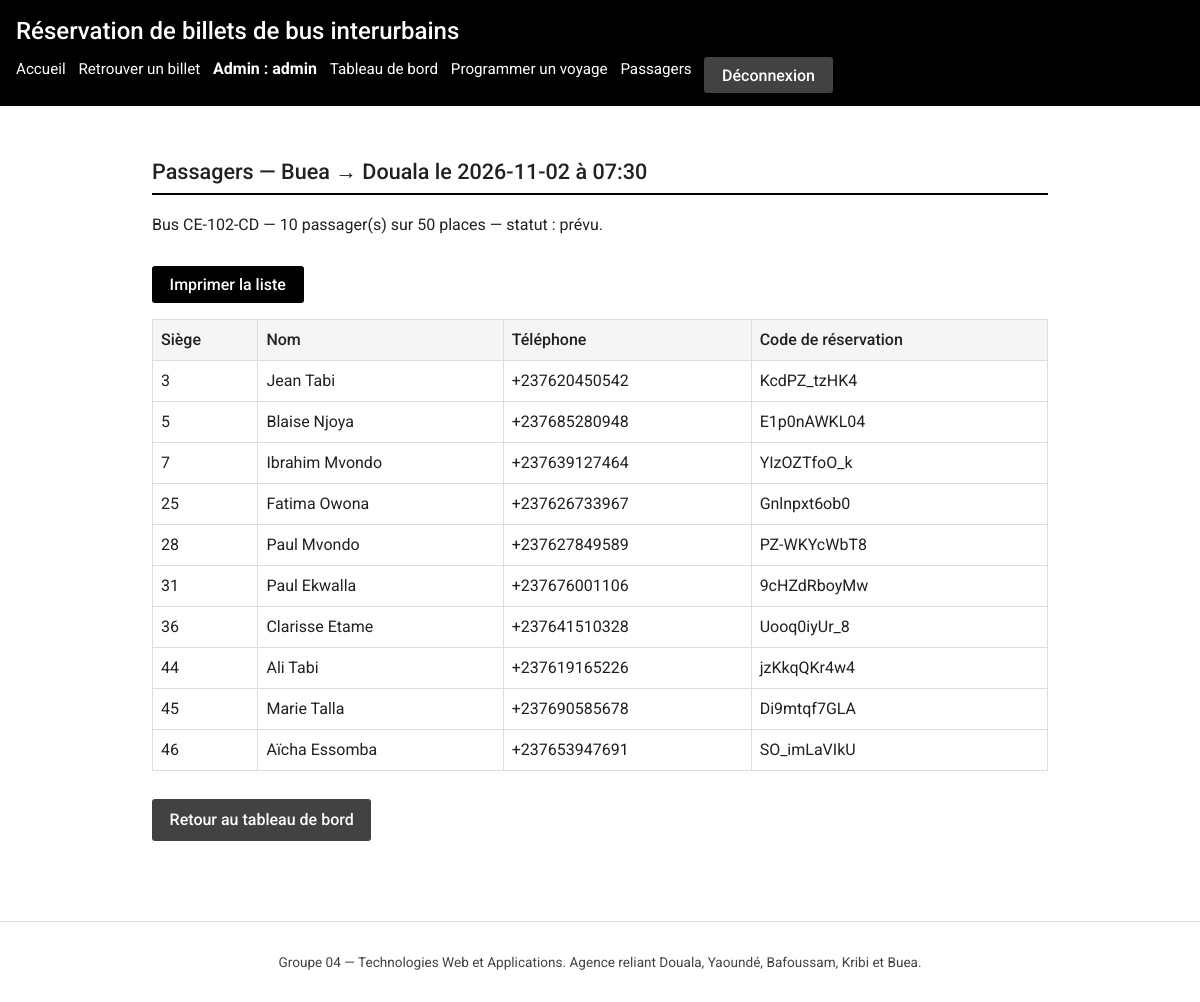
The page /admin/voyages/56/passagers (signed in) on the database its author committed.
### tables this page shows
CREATE TABLE trajets (
    id              INTEGER PRIMARY KEY AUTOINCREMENT,
    ville_depart    TEXT NOT NULL
                    CHECK (ville_depart IN ('Douala','Yaoundé','Bafoussam','Kribi','Buea')),
    ville_arrivee   TEXT NOT NULL
                    CHECK (ville_arrivee IN ('Douala','Yaoundé','Bafoussam','Kribi','Buea')),
    duree_minutes   INTEGER NOT NULL CHECK (duree_minutes > 0),
    prix_classique  REAL NOT NULL CHECK (prix_classique > 0),
    prix_vip        REAL NOT NULL CHECK (prix_vip > 0),
    CHECK (ville_depart <> ville_arrivee)
);

CREATE TABLE voyages (
    id        INTEGER PRIMARY KEY AUTOINCREMENT,
    trajet_id INTEGER NOT NULL REFERENCES trajets(id),
    bus_id    INTEGER NOT NULL REFERENCES bus(id),
    date      TEXT NOT NULL,            -- format ISO AAAA-MM-JJ
    heure     TEXT NOT NULL,            -- format HH:MM
    statut    TEXT NOT NULL DEFAULT 'prévu'
              CHECK (statut IN ('prévu','parti','annulé'))
);

CREATE TABLE bus (
    id              INTEGER PRIMARY KEY AUTOINCREMENT,
    immatriculation TEXT NOT NULL UNIQUE,
    nombre_places   INTEGER NOT NULL CHECK (nombre_places BETWEEN 1 AND 100),
    type            TEXT NOT NULL CHECK (type IN ('classique','vip'))
);

CREATE TABLE billets (
    id               INTEGER PRIMARY KEY AUTOINCREMENT,
    voyage_id        INTEGER NOT NULL REFERENCES voyages(id),
    numero_siege     INTEGER NOT NULL CHECK (numero_siege >= 1),
    nom              TEXT NOT NULL,
    telephone        TEXT NOT NULL,
    piece_identite   TEXT NOT NULL,
    code_reservation TEXT NOT NULL UNIQUE,
    date_achat       TEXT NOT NULL,     -- format ISO AAAA-MM-JJ
    -- Anti double-vente : un siège jamais deux fois pour le même voyage
    UNIQUE (voyage_id, numero_siege)
);

### app.py (the view)
@app.route("/admin/voyages/<int:voyage_id>/passagers")
@administrateur_requis
def admin_passagers(voyage_id):
    bdd = get_db()
    voyage = bdd.execute(
        """SELECT v.id, v.date, v.heure, v.statut,
                  t.ville_depart, t.ville_arrivee,
                  b.immatriculation, b.nombre_places
           FROM voyages v
           JOIN trajets t ON t.id = v.trajet_id
           JOIN bus b ON b.id = v.bus_id
           WHERE v.id = ?""",
        (voyage_id,),
    ).fetchone()
    if voyage is None:
        flash("Voyage introuvable.", "erreur")
        return redirect(url_for("admin_tableau"))
    passagers = bdd.execute(
        """SELECT nom, telephone, numero_siege, code_reservation
           FROM billets WHERE voyage_id = ?
           ORDER BY numero_siege""",
        (voyage_id,),
    ).fetchall()
    return render_template(
        "admin/passagers.html", voyage=voyage, passagers=passagers
    )

### app.py (called while the page is built)
def get_db():
    if "bdd" not in g:
        g.bdd = sqlite3.connect(CHEMIN_BDD)
        g.bdd.row_factory = sqlite3.Row
        g.bdd.execute("PRAGMA foreign_keys = ON")
    return g.bdd

@app.teardown_appcontext
def fermer_bdd(exception):
    bdd = g.pop("bdd", None)
    if bdd is not None:
        bdd.close()

def administrateur_requis(vue):
    @wraps(vue)
    def enveloppe(*args, **kwargs):
        if session.get("admin_id") is None:
            flash("Accès refusé : connectez-vous à l'administration.", "erreur")
            return redirect(url_for("admin_connexion"))
        return vue(*args, **kwargs)
    return enveloppe

### templates/admin/passagers.html (shortened to what this page needs)
{% extends "admin/base_admin.html" %}
{% block liens_admin %}
  <li><a href="{{ url_for('admin_passagers', voyage_id=voyage.id) }}">Passagers</a></li>
{% endblock %}
{% block contenu_admin %}
<section>
  <h2>Passagers — {{ voyage.ville_depart }} → {{ voyage.ville_arrivee }}
      le {{ voyage.date }} à {{ voyage.heure }}</h2>
  <p class="pas-a-imprimer">
    Bus {{ voyage.immatriculation }} — {{ passagers|length }} passager(s)
    sur {{ voyage.nombre_places }} places — statut : {{ voyage.statut }}.
  </p>
  <p class="pas-a-imprimer">
    <button type="button" onclick="window.print()">Imprimer la liste</button>
  </p>
  {% if passagers %}
    <table>
      <thead>
        <tr>
          <th scope="col">Siège</th>
          <th scope="col">Nom</th>
          <th scope="col">Téléphone</th>
          <th scope="col">Code de réservation</th>
        </tr>
      </thead>
      <tbody>
        {% for passager in passagers %}
          <tr>
            <td>{{ passager.numero_siege }}</td>
            <td>{{ passager.nom }}</td>
            <td>{{ passager.telephone }}</td>
            <td>{{ passager.code_reservation }}</td>
          </tr>
        {% endfor %}
      </tbody>
    </table>
  {% else %}
    <p>Aucun passager pour ce voyage.</p>
  {% endif %}
  <p class="pas-a-imprimer">
    <a class="btn secondary" href="{{ url_for('admin_tableau') }}">Retour au tableau de bord</a>
  </p>
</section>
{% endblock %}

### static/css/style.css (style rules this page uses)
:root { --fond: #ffffff; --gris-clair: #f5f5f5; --gris: #9e9e9e; --gris-fonce: #424242; --texte: #212121; --accent: #000000; --bordure: #dddddd; --rouge-erreur: #b71c1c; --vert-succes: #1b5e20; }
* { box-sizing: border-box; }
body { margin: 0; font-family: 'Roboto', 'Segoe UI', Arial, sans-serif; font-size: 16px; line-height: 1.5; color: var(--texte); background: var(--fond); }
nav a { color: var(--fond); text-decoration: none; font-size: 0.95rem; }
h2 { font-size: 1.15rem; font-weight: 500; border-bottom: 2px solid var(--accent); padding-bottom: 0.3rem; }
input, select, button { font-family: inherit; font-size: 1rem; }
button, .btn { display: inline-block; margin-top: 0.8rem; padding: 0.55rem 1.1rem; border: none; border-radius: 3px; background: var(--accent); color: var(--fond); text-decoration: none; cursor: pointer; font-weight: 500; }
button.secondary, .btn.secondary { background: var(--gris-fonce); }
table { width: 100%; border-collapse: collapse; margin: 1rem 0; }
th, td { border: 1px solid var(--bordure); padding: 0.5rem; text-align: left; }
th { background: var(--gris-clair); font-weight: 500; }
@media (min-width: 900px) { h2 { font-size: 1.35rem; } }

### rows shown on the page
trajets: ville_depart "Buea", ville_arrivee "Douala"
voyages: date "2026-11-02", heure "07:30", statut "prévu"
bus: immatriculation "CE-102-CD", nombre_places "50"
billets: numero_siege "3", nom "Jean Tabi", telephone "+237620450542", code_reservation "KcdPZ_tzHK4"
billets: numero_siege "5", nom "Blaise Njoya", telephone "+237685280948", code_reservation "E1p0nAWKL04"
billets: numero_siege "7", nom "Ibrahim Mvondo", telephone "+237639127464", code_reservation "YIzOZTfoO_k"
billets: numero_siege "25", nom "Fatima Owona", telephone "+237626733967", code_reservation "Gnlnpxt6ob0"
billets: numero_siege "28", nom "Paul Mvondo", telephone "+237627849589", code_reservation "PZ-WKYcWbT8"
billets: numero_siege "31", nom "Paul Ekwalla", telephone "+237676001106", code_reservation "9cHZdRboyMw"
billets: numero_siege "36", nom "Clarisse Etame", telephone "+237641510328", code_reservation "Uooq0iyUr_8"
billets: numero_siege "44", nom "Ali Tabi", telephone "+237619165226", code_reservation "jzKkqQKr4w4"
billets: numero_siege "45", nom "Marie Talla", telephone "+237690585678", code_reservation "Di9mtqf7GLA"
billets: numero_siege "46", nom "Aïcha Essomba", telephone "+237653947691", code_reservation "SO_imLaVIkU"

### other values the page prints
{{ session.admin_nom }} "admin"
{{ passagers|length }} "10"
